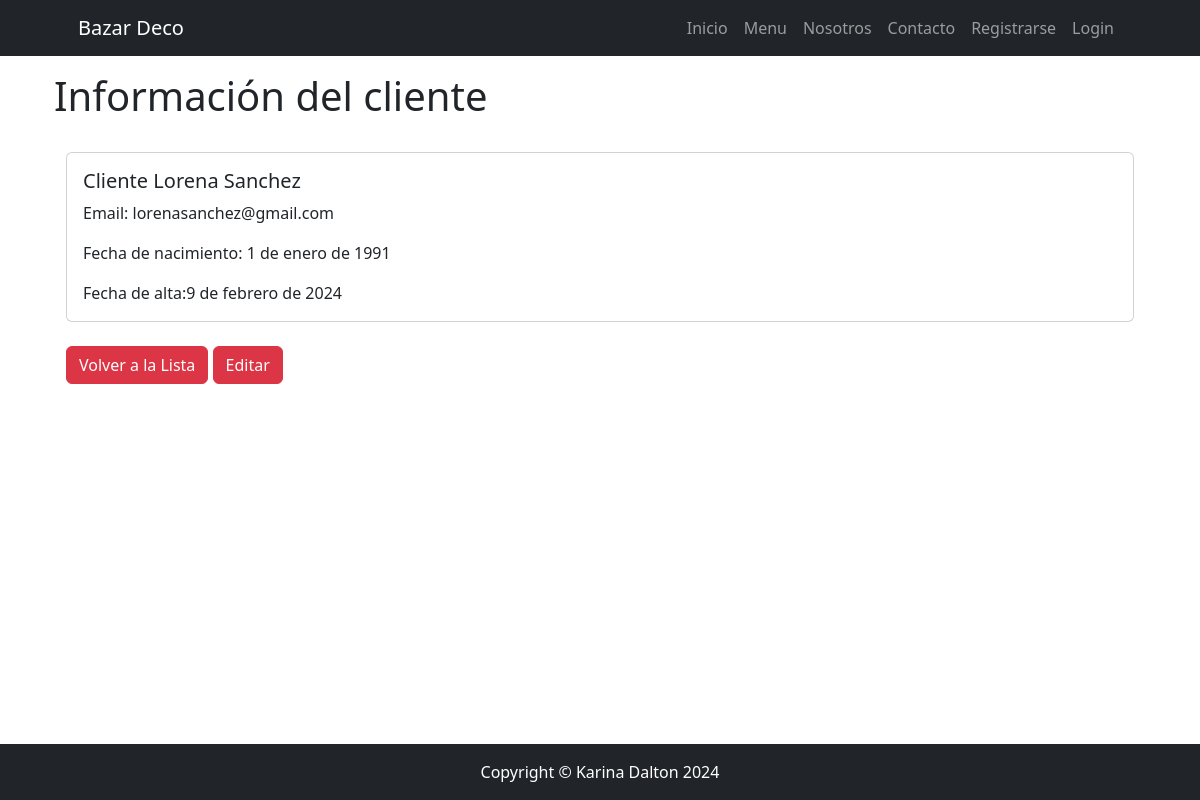
Page /cliente/cliente/detail/1/ on the committed database.
### apps/cliente/models.py (models this page shows, shortened)
class Cliente(models.Model):
    nombre = models.CharField(max_length=100)
    apellido = models.CharField(max_length=100)
    fecha_nacimiento = models.DateField()
    email = models.EmailField()
    fecha_alta = models.DateField()
    class Meta:
        verbose_name = "cliente"
        verbose_name_plural = "clientes"

### apps/cliente/views.py (the view)
# urls.py: path("cliente/detail/<int:pk>/", ClienteDetail.as_view(), name="cliente_detail"),
class ClienteDetail(DetailView):
    model = Cliente

### apps/cliente/templates/cliente/cliente_detail.html (shortened to what this page needs)
{% extends 'core/base.html' %}
{% block content_title %}
Información del cliente
{% endblock content_title %}
{% block content %}
<div class="container">
    <div class="card mt-4">
        <div class="card-body">
            <h5 class="card-title">Cliente {{object.nombre}} {{object.apellido}}</h5>
            <p class="card-text">Email: {{ object.email }}</p>
            <p class="card-text">Fecha de nacimiento: {{ object.fecha_nacimiento }}</p>
            <p class="card-text">Fecha de alta:{{ object.fecha_alta }}</p>
        </div>
    </div>
    <div class="mt-4">
        <a href="{% url 'cliente:cliente_list' %}" class="btn btn-danger">Volver a la Lista</a>
        <a href="{% url 'cliente:cliente_update' object.id %}" class="btn btn-danger">Editar</a>
    </div>
</div>
{% endblock content %}

### apps/core/templates/core/base.html (style rules this page uses)
body { margin-bottom: 70px; }

### rows in the picture
Cliente: nombre "Lorena", apellido "Sanchez", email "lorenasanchez@gmail.com", fecha_nacimiento "1 de enero de 1991", fecha_alta "9 de febrero de 2024"
